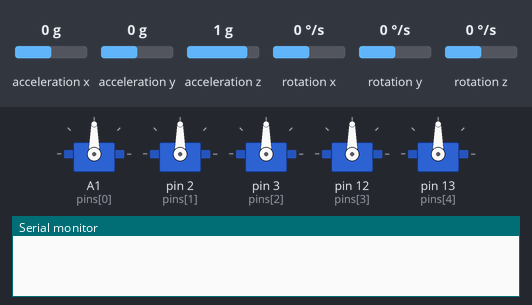
Bench run of a sketch on a simulated Arduino Uno, built with avr-gcc and run on an emulated ATmega328P. Shown: 5 × servo, the last lines printed to the serial monitor. Wiring (inferred from the names in the program): MPU-6050 motion sensor at I2C address 0x68. The test bench sets the inputs (shaded band); at power-on: acceleration x 0 g, acceleration y 0 g, acceleration z 1 g, rotation x 0 °/s, rotation y 0 °/s, rotation z 0 °/s.

Above: at 0.1 s.
At 1.16 s:
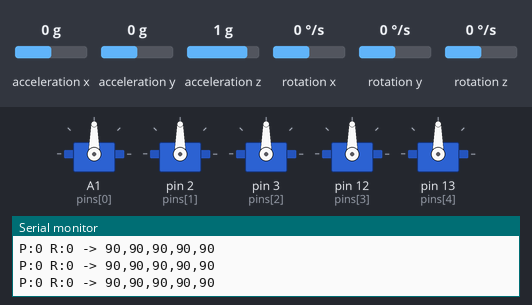
At 1.7 s:
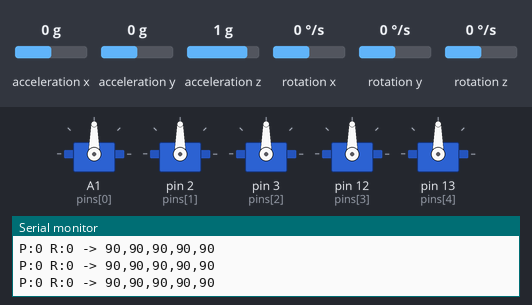
1.8 s: acceleration x set to -1.4 g
4.9 s: acceleration y set to -1.4 g
8.0 s: acceleration z set to -1.4 g
11.1 s: acceleration x set to -0.8 g
14.2 s: rotation x set to 100 °/s
17.3 s: acceleration y set to -0.8 g
Timing chart, 0 to 21.4 s (numbered marks = the images above; inputs shaded):
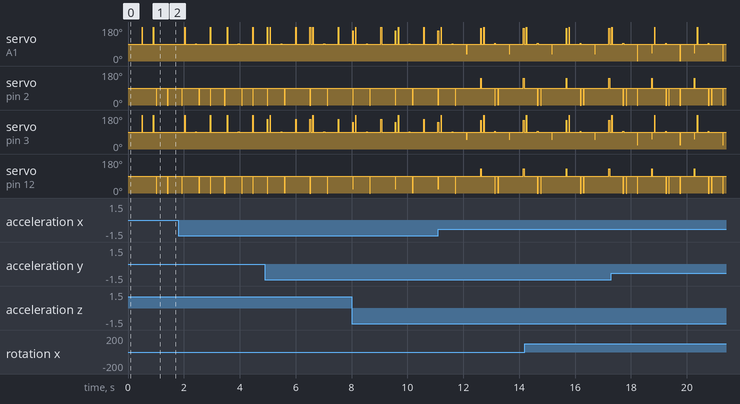

The sketch:

arm_control.ino
```cpp
#include <Servo.h>
#include <Wire.h>

Servo s[5];
int pins[5] = {A1, 2, 3, 12, 13};
int angles[5] = {90, 90, 90, 90, 90};

int16_t ax, ay, az, gx, gy, gz;
float pitch, roll;
float pitch0, roll0;

void setup() {
  Serial.begin(115200);
  Wire.begin();
  Wire.setClock(400000);

  Wire.beginTransmission(0x68);
  Wire.write(0x6B);
  Wire.write(0);
  Wire.endTransmission(true);

  for(int i = 0; i < 5; i++){
    s[i].attach(pins[i]);
    s[i].write(90);
  }
  delay(500);

  MPU6050_Read();
  pitch0 = pitch;
  roll0 = roll;

  Serial.println("OK");
}

void loop() {
  MPU6050_Read();

  float diffPitch = pitch - pitch0;
  float diffRoll = roll - roll0;

  int target1 = 90 + (int)(diffPitch * 2);
  int target2 = 90 + (int)(diffRoll * 2);
  int target3 = 90 + (int)(diffPitch * 1.5);
  int target4 = 90 + (int)(diffRoll * 1.5);
  int target5 = 90;

  target1 = constrain(target1, 0, 180);
  target2 = constrain(target2, 0, 180);
  target3 = constrain(target3, 0, 180);
  target4 = constrain(target4, 0, 180);

  s[0].write(target1);
  s[1].write(target2);
  s[2].write(target3);
  s[3].write(target4);
  s[4].write(target5);

  Serial.print("P:");
  Serial.print((int)pitch);
  Serial.print(" R:");
  Serial.print((int)roll);
  Serial.print(" -> ");
  Serial.print(target1);
  Serial.print(",");
  Serial.print(target2);
  Serial.print(",");
  Serial.print(target3);
  Serial.print(",");
  Serial.print(target4);
  Serial.print(",");
  Serial.println(target5);

  delay(10);
}

void MPU6050_Read() {
  Wire.beginTransmission(0x68);
  Wire.write(0x3B);
  Wire.requestFrom(0x68, 6);
  while(Wire.available() < 6);

  int16_t axh = (Wire.read() << 8) | Wire.read();
  int16_t ayh = (Wire.read() << 8) | Wire.read();
  int16_t azh = (Wire.read() << 8) | Wire.read();

  float accx = (float)axh / 32768.0 * 16.0;
  float accy = (float)ayh / 32768.0 * 16.0;
  float accz = (float)azh / 32768.0 * 16.0;

  pitch = atan2(accy, sqrt(accx * accx + accz * accz)) * 180.0 / PI;
  roll = atan2(-accx, accz) * 180.0 / PI;
}
```

Measured:
- by itself, servo on A1 (pins[0]): repeats every 1.5 s: 90° 0.38 s, 94° 0.02 s, 90° 0.49 s, 1° 0.02 s, 90° 0.49 s, 43° 0.02 s, 90° 0.08 s, 180° 0.01 s
- by itself, servo on pin 2 (pins[1]): repeats every 1.5 s: 90° 0.08 s, 0° 0.01 s, 90° 0.38 s, 0° 0.02 s, 90° 0.49 s, 141° 0.02 s, 90° 0.48 s, 0° 0.04 s
- by itself, servo on pin 12 (pins[3]): repeats every 1.5 s: 90° 0.08 s, 0° 0.01 s, 90° 0.38 s, 0° 0.02 s, 90° 0.49 s, 128° 0.02 s, 90° 0.48 s, 0° 0.04 s
